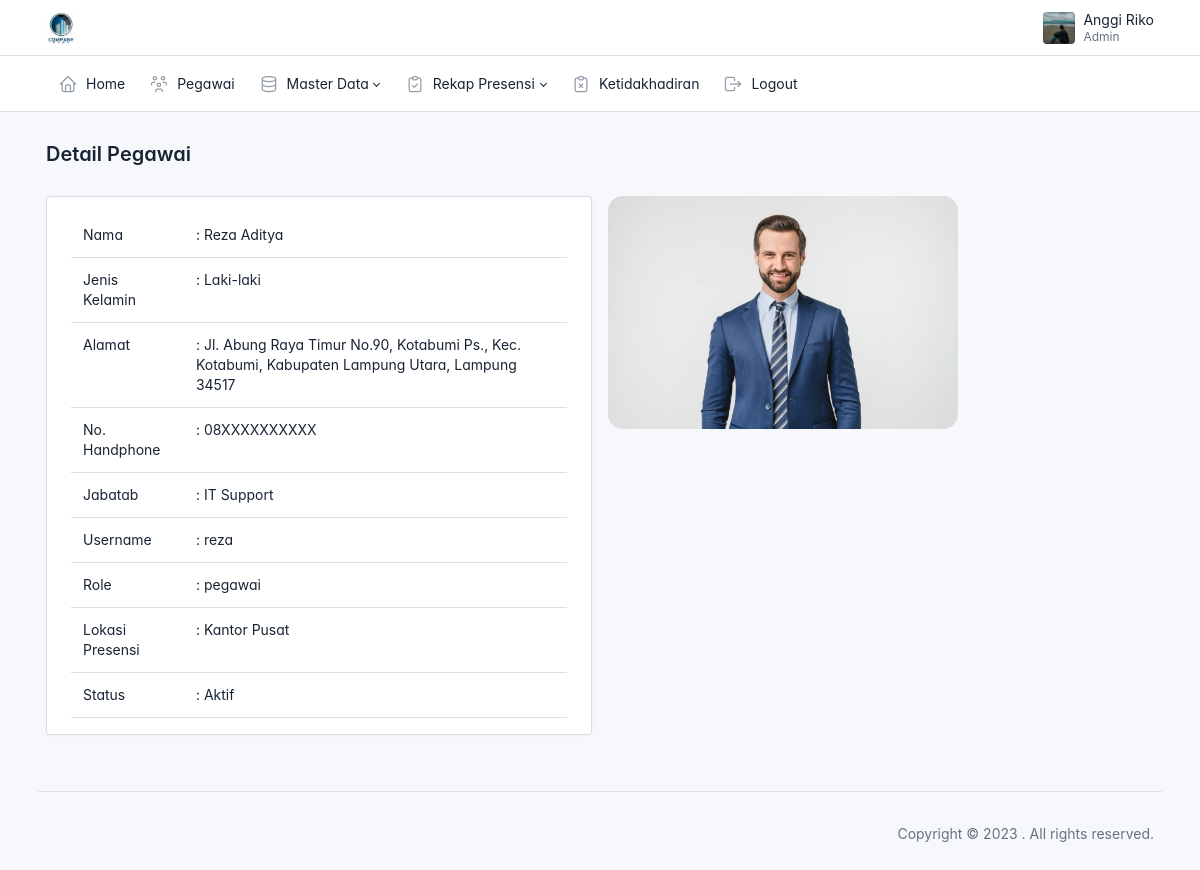
Page /admin/data_pegawai/detail.php?id=9 (signed in) on the committed database.
### tables this page shows
CREATE TABLE `users` (
  `id` int(11) NOT NULL,
  `id_pegawai` int(11) NOT NULL,
  `username` varchar(25) NOT NULL,
  `password` varchar(225) NOT NULL,
  `status` varchar(20) NOT NULL,
  `role` varchar(20) NOT NULL
);

CREATE TABLE `pegawai` (
  `id` int(11) NOT NULL,
  `nip` varchar(50) NOT NULL,
  `nama` varchar(25) NOT NULL,
  `jenis_kelamin` varchar(10) NOT NULL,
  `alamat` varchar(225) NOT NULL,
  `no_handphone` varchar(20) NOT NULL,
  `jabatan` varchar(50) NOT NULL,
  `lokasi_presensi` varchar(50) NOT NULL,
  `foto` varchar(25) NOT NULL
);

### config.php (called while the page is built, shortened)
<?php
    function base_url($url = null)
    {
        $base_url = 'http://localhost/presensi';
        if ($url != null) {
            return $base_url . '/'.$url;
        }else {
            return $base_url;
        }
    }
?>

### admin/data_pegawai/detail.php (the view, shortened to what this page needs)
<?php
$judul = "Detail Pegawai";
include('../layout/header.php');
require_once('../../config.php');
$id = $_GET['id'];
$result = mysqli_query($connection, "SELECT users.id_pegawai, users.username, users.password, users.status, users.role, pegawai.* FROM users JOIN pegawai ON users.id_pegawai = pegawai.id WHERE pegawai.id=$id");
?>
<?php while ($pegawai = mysqli_fetch_array($result)) : {
    } ?>
    <div class="page-body">
        <div class="container-xl">
            <div class="row">
                <div class="col-md-6">
                    <div class="card">
                        <div class="card-body">
                            <table class="table">
                                <tr>
                                    <td>Nama</td>
                                    <td>: <?= $pegawai['nama'] ?></td>
                                </tr>
                                <tr>
                                    <td>Jenis Kelamin</td>
                                    <td>: <?= $pegawai['jenis_kelamin'] ?></td>
                                </tr>
                                <tr>
                                    <td>Alamat</td>
                                    <td>: <?= $pegawai['alamat'] ?></td>
                                </tr>
                                <tr>
                                    <td>No. Handphone</td>
                                    <td>: <?= $pegawai['no_handphone'] ?></td>
                                </tr>
                                <tr>
                                    <td>Jabatab</td>
                                    <td>: <?= $pegawai['jabatan'] ?></td>
                                </tr>
                                <tr>
                                    <td>Username</td>
                                    <td>: <?= $pegawai['username'] ?></td>
                                </tr>
                                <tr>
                                    <td>Role</td>
                                    <td>: <?= $pegawai['role'] ?></td>
                                </tr>
                                <tr>
                                    <td>Lokasi Presensi</td>
                                    <td>: <?= $pegawai['lokasi_presensi'] ?></td>
                                </tr>
                                <tr>
                                    <td>Status</td>
                                    <td>: <?= $pegawai['status'] ?></td>
                                </tr>
                            </table>
                        </div>
                    </div>
                </div>
                <div class="col-md-6">
                    <img style="width: 350px; border-radius: 15px;" src="<?= base_url('assets/img/foto_pegawai/' . $pegawai['foto']) ?>" alt="">
                </div>
            </div>
        </div>
    </div>
<?php endwhile; ?>
<?php include('../layout/footer.php'); ?>

### admin/layout/header.php (shortened to what this page needs)
<?php
global $judul;
require_once('../../config.php') ?>
<!doctype html>
<html lang="en">
<head>
    <link href="<?= base_url('assets/css/tabler.min.css?1684106062') ?>" rel="stylesheet" />
    <link href="<?= base_url('assets/css/tabler-vendors.min.css?1684106062') ?>" rel="stylesheet" />
    <link href="<?= base_url('assets/css/demo.min.css?1684106062') ?>" rel="stylesheet" />
    <link rel="stylesheet" href="https://cdnjs.cloudflare.com/ajax/libs/font-awesome/6.4.2/css/all.min.css" />
</head>
<body>
    <div class="page">
        <header class="navbar navbar-expand-md d-print-none">
            <div class="container-xl">
                <h1 class="navbar-brand navbar-brand-autodark d-none-navbar-horizontal pe-0 pe-md-3">
                    <a href=".">
                        <img src="<?= base_url('assets/img/logo_perusahaan.jpg') ?>" width="110" height="32" alt="Tabler" class="navbar-brand-image">
                    </a>
                </h1>
                <div class="navbar-nav flex-row order-md-last">
                    <div class="nav-item dropdown">
                        <a href="#" class="nav-link d-flex lh-1 text-reset p-0" data-bs-toggle="dropdown" aria-label="Open user menu">
                            <?php
                            $id = $_SESSION['id'];
                            $result = mysqli_query($connection, "SELECT users.id_pegawai, users.username, users.status, users.role, pegawai.* FROM users JOIN pegawai ON users.id_pegawai = pegawai.id WHERE pegawai.id=$id");
                            while ($pegawai = mysqli_fetch_array($result)) :
                            ?>
                                <span class="avatar avatar-sm" style="background-image: url('<?= base_url('assets/img/foto_pegawai/' . $pegawai['foto']) ?>');"></span>
                            <?php endwhile; ?>
                            <div class="d-none d-xl-block ps-2">
                                <div><?= $_SESSION['nama'] ?></div>
                                <div class="mt-1 small text-muted"><?= $_SESSION['jabatan'] ?></div>
                            </div>
                        </a>
                    </div>
                </div>
            </div>
        </header>
        <header class="navbar-expand-md">
            <div class="collapse navbar-collapse" id="navbar-menu">
                <div class="navbar">
                    <div class="container-xl">
                        <ul class="navbar-nav">
                            <li class="nav-item">
                                <a class="nav-link" href="<?= base_url('admin/home/home.php') ?>">
                                    <span class="nav-link-icon d-md-none d-lg-inline-block">
                                    </span>
                                    <span class="nav-link-title">
                                        Home
                                    </span>
                                </a>
                            </li>
                            <li class="nav-item">
                                <a class="nav-link" href="<?= base_url('admin/data_pegawai/pegawai.php') ?>">
                                    <span class="nav-link-icon d-md-none d-lg-inline-block">
                                    </span>
                                    <span class="nav-link-title">
                                        Pegawai
                                    </span>
                                </a>
                            </li>
                            <li class="nav-item dropdown">
                                <a class="nav-link dropdown-toggle" href="#navbar-base" data-bs-toggle="dropdown" data-bs-auto-close="outside" role="button" aria-expanded="false">
                                    <span class="nav-link-icon d-md-none d-lg-inline-block">
                                    </span>
                                    <span class="nav-link-title">
                                        Master Data
                                    </span>
                                </a>
                            </li>
                            <li class="nav-item dropdown">
                                <a class="nav-link dropdown-toggle" href="#navbar-base" data-bs-toggle="dropdown" data-bs-auto-close="outside" role="button" aria-expanded="false">
                                    <span class="nav-link-icon d-md-none d-lg-inline-block">
                                    </span>
                                    <span class="nav-link-title">
                                        Rekap Presensi
                                    </span>
                                </a>
                            </li>
                            <li class="nav-item">
                                <a class="nav-link" href="<?= base_url('admin/data_ketidakhadiran/ketidakhadiran.php') ?>">
                                    <span class="nav-link-icon d-md-none d-lg-inline-block">
                                    </span>
                                    <span class="nav-link-title">
                                        Ketidakhadiran
                                    </span>
                                </a>
                            </li>
                            <li class="nav-item">
                                <a class="nav-link" href="<?= base_url('auth/logout.php') ?>">
                                    <span class="nav-link-icon d-md-none d-lg-inline-block">
                                    </span>
                                    <span class="nav-link-title">
                                        Logout
                                    </span>
                                </a>
                            </li>
                        </ul>
                    </div>
                </div>
            </div>
        </header>
        <div class="page-wrapper">
            <div class="page-header d-print-none">
                <div class="container-xl">
                    <div class="row g-2 align-items-center">
                        <div class="col">
                            <h2 class="page-title">
                                <?= $judul ?>
                            </h2>
                        </div>
                    </div>
                </div>
            </div>

### admin/layout/header.php (style rules this page uses)
:root { --tblr-font-sans-serif: 'Inter Var', -apple-system, BlinkMacSystemFont, San Francisco, Segoe UI, Roboto, Helvetica Neue, sans-serif; }
body { font-feature-settings: "cv03", "cv04", "cv11"; }

### rows in the picture
users: id_pegawai.foto (placeholder picture)
users: id_pegawai.nama "Reza Aditya", id_pegawai.jenis_kelamin "Laki-laki", id_pegawai.alamat "Jl. Abung Raya Timur No.90, Kotabumi Ps., Kec. Kotabumi, Kabupaten Lampung Utara, Lampung 34517", id_pegawai.no_handphone "08XXXXXXXXXX", id_pegawai.jabatan "IT Support", username "reza", role "pegawai", id_pegawai.lokasi_presensi "Kantor Pusat", status "Aktif", id_pegawai.foto (picture)

### other values in the picture
$_SESSION['nama'] "Anggi Riko"
$_SESSION['jabatan'] "Admin"
$judul "Detail Pegawai"
